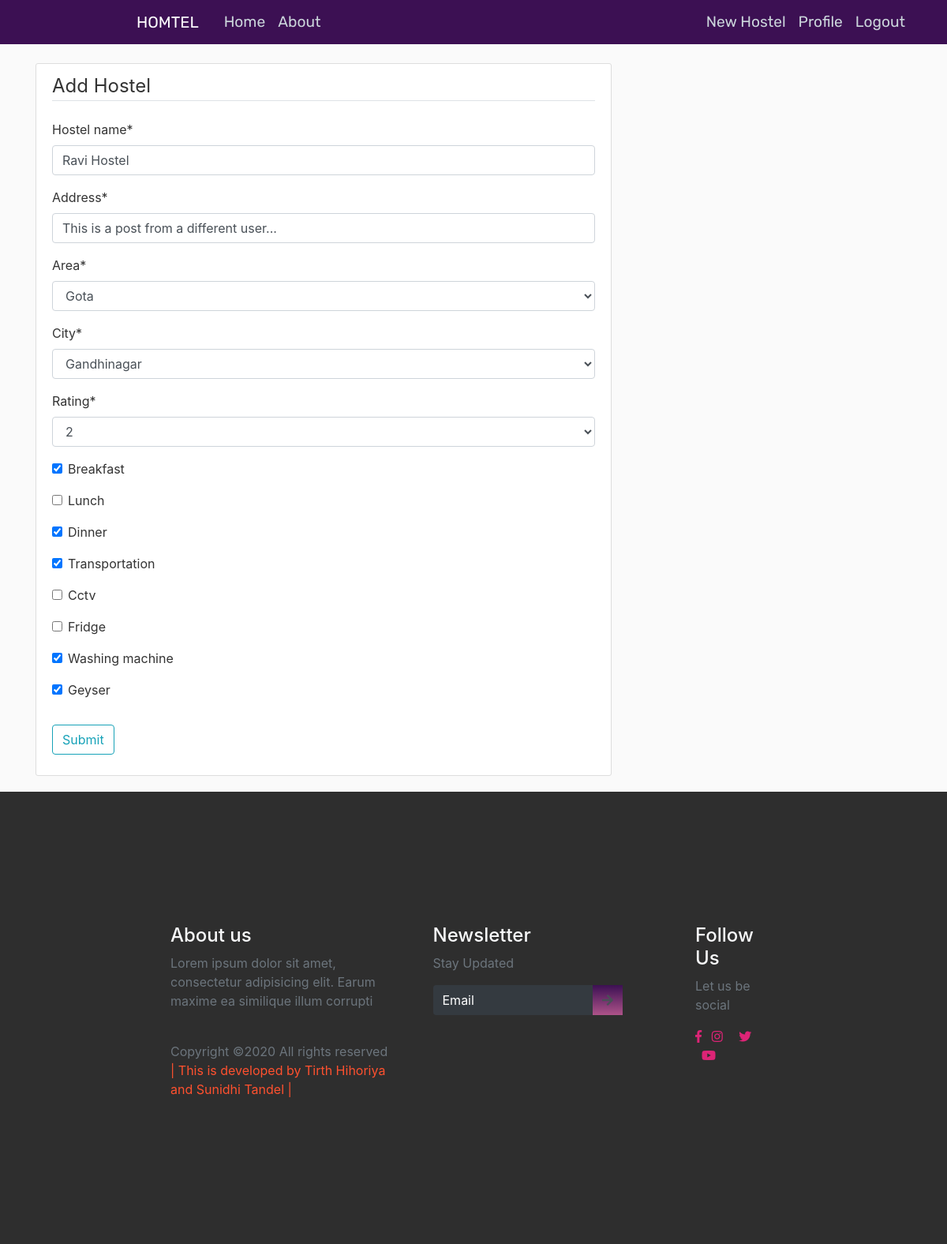
Page /post/74/update (signed in) on the committed database.
### blog/models.py (models this page shows, shortened)
class Post(models.Model):
    CITY_CHOICES = [
        ("gandhinagar", "Gandhinagar"),
        ("ahmedabad", "Ahmedabad"),
        ("bhavnagar", "Bhavnagar"),
    ]
    AREA_CHOICES = [
        ("gota", "Gota"),
        ("vaishnodevi", "Vaishnodevi"),
        ("godhrej", "Godhrej Garden City"),
    ]
    RATING_CHOICES = [("1", "1"), ("2", "2"), ("3", "3"), ("4", "4"), ("5", "5")]
    hostel_name = models.CharField(max_length=20)
    address = models.CharField(max_length=100, default="UNK")
    area = models.CharField(max_length=20, choices=AREA_CHOICES, default="UNK")
    city = models.CharField(max_length=20, choices=CITY_CHOICES, default="UNK")
    rating = models.CharField(max_length=1, choices=RATING_CHOICES, default="UNK")
    breakfast = models.BooleanField(default=False)
    lunch = models.BooleanField(default=False)
    dinner = models.BooleanField(default=False)
    transportation = models.BooleanField(default=False)
    cctv = models.BooleanField(default=False)
    fridge = models.BooleanField(default=False)
    washing_machine = models.BooleanField(default=False)
    geyser = models.BooleanField(default=False)
    ac = models.BooleanField(default=False)
    date_posted = models.DateTimeField(
        default=timezone.now
    )  # only when post was created use--> auto_now_add=True
    author = models.ForeignKey(User, on_delete=models.CASCADE)

### blog/views.py (the view, shortened to what this page needs)
# urls.py: path("post/<int:pk>/update", PostUpdateView.as_view(), name="post-update"),
class PostUpdateView(LoginRequiredMixin, UserPassesTestMixin, UpdateView):
    model = Post
    fields = [
        "hostel_name",
        "address",
        "area",
        "city",
        "contact",
        "rating",
        "breakfast",
        "lunch",
        "dinner",
        "transportation",
        "cctv",
        "fridge",
        "washing_machine",
        "geyser",
    ]
    def test_func(self):
        post = self.get_object()
        if self.request.user == post.author:
            return True
        return False

### blog/templates/blog/post_form.html (shortened to what this page needs)
{% extends "blog/base.html" %}
{% load crispy_forms_tags %}
{% block content %}
    <div class="content-section">
        <form method="POST" >
            <fieldset class="form-group">
                <legend class="border-bottom mb-4">Add Hostel</legend>
                {{ form|crispy }}
            </fieldset>
            <div class="form-group">
                <button class="btn btn-outline-info" type="submit">Submit</button>
            </div>
        </form>
    </div>
{% endblock content %}

### blog/static/blog/main.css (style rules this page uses)
body { background: #fafafa; color: #333333; margin-top: 5rem; }
.content-section { background: #ffffff; padding: 10px 20px; border: 1px solid #dddddd; border-radius: 3px; margin-bottom: 20px; }

### blog/static/blog/Style.css (style rules this page uses)
* { box-sizing: border-box; }
:root { --Rubik-font: "Rubik", cursive; --Rubik: "Rubik", cursive; --Patua: "Patua One", cursive; --Lobster: "lobster", cursive; --light-black: #2e2c2caf; --bggradient: linear-gradient(to bottom, #3c1053 ,#ad5389); --light-gray: rgba(255, 255, 255, 0.877); }

### rows in the picture
Post: hostel_name "Ravi Hostel", address "This is a post from a different user...", area "Gota", city "Gandhinagar", rating "2", breakfast "☑", dinner "☑", transportation "☑", washing_machine "☑", geyser "☑"
